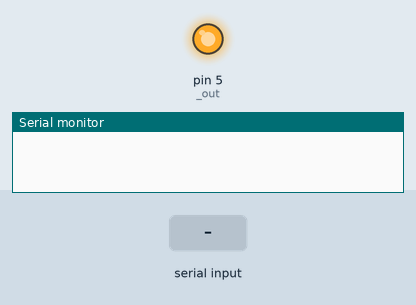
This sketch was run on a simulated Arduino Uno, built with avr-gcc and run on an emulated ATmega328P. On the bench: output pins drawn as LEDs (lit = HIGH), the last lines printed to the serial monitor. The inputs (shaded band) are chosen by the test bench.

Above: at 1.2 s.
1.3 s: "30,150\n" received over Serial
At 2.1 s:
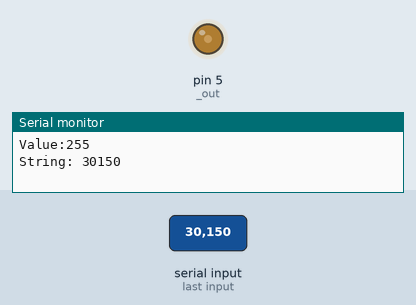
2.8 s: "90\n" received over Serial
At 3.2 s:
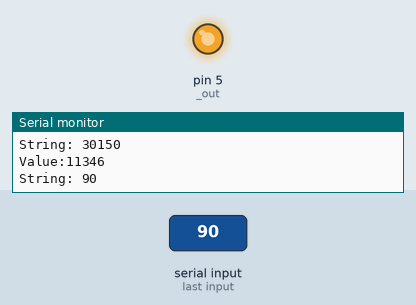
Timing chart, 0 to 5.8 s (numbered marks = the images above; inputs shaded):
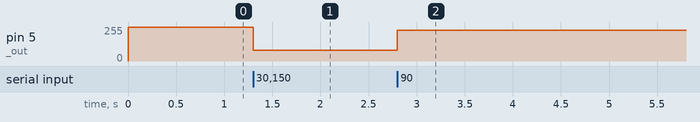

The sketch:

CompGauges0.1.ino
```cpp
//#include <SoftwareSerial.h>

//SoftwareSerial mySerial(10, 11); // RX, TX

int _out = 5;
int incomingByte = 0;
String inString = "";    // string to hold input
int dialval = 0;

void setup() {
  // put your setup code here, to run once:
  pinMode(_out, OUTPUT);
  Serial.begin(115200);
  while (!Serial) {
    ; // wait for serial port to connect. Needed for native USB port only
  }
  dialval = map(100,0,100,0,255);
  analogWrite(_out, dialval);
}

void loop() {
  // put your main code here, to run repeatedly:
  while (Serial.available()>0) {
    int inChar = Serial.read();
    if (isDigit(inChar)) {
      // convert the incoming byte to a char and add it to the string:
      inString += (char)inChar;
    }
    if (inChar == '\n') {
      // if you get a newline, print the string, then the string's value
      Serial.print("Value:");
      Serial.println(dialval);
      Serial.print("String: ");
      Serial.println(inString);

      dialval = map(inString.toInt(),0,100,0,255);
      analogWrite(_out, dialval);

      inString = "";      // clear the string for new input.
    }


     /*incomingByte = Serial.read().toInt();
     //val = map(val,0,100,0,254);
     analogWrite(_out, incomingByte);
     Serial.write(incomingByte);*/

 }


  return;
  for (int i=0;i<=254;i++){
    analogWrite(_out, i);
    delay(20);
  }
  for (int i=254;i>=0;i--){
    analogWrite(_out, i);
    delay(20);
  }
  return;
  analogWrite(_out, 63);
  delay(1000);
  analogWrite(_out, 127);
  delay(1000);
  analogWrite(_out, 190);
  delay(1000);
  analogWrite(_out, 254);
  delay(1000);
  analogWrite(_out, 0);
  delay(1000);
  analogWrite(_out, 254);
  delay(1000);
  analogWrite(_out, 127);
  delay(1000);
  analogWrite(_out, 254);
  delay(1000);
}
```

Measured:
- after the input at 1.3 s, pin 5 (_out): 255/255 → 82/255 at once
- after the input at 2.8 s, pin 5 (_out): 82/255 → 229/255 at once
